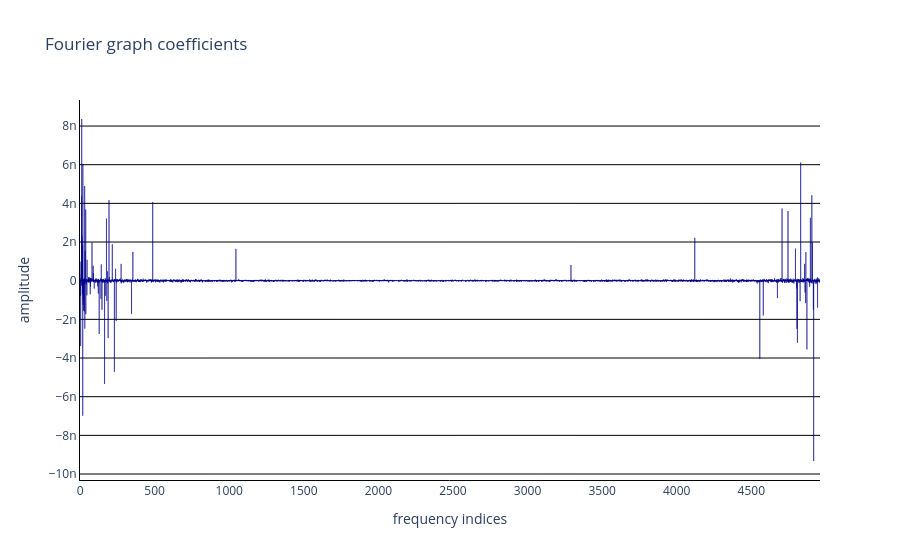

Source (notebook cell):
### Code cell
mm.viz.plot_spectrum(data["cst"]@recon[:,idx_half])

### Figure 1 — Plotly figure (JSON) as saved in the notebook; plotly's stock layout.template omitted (floating-point values rounded to 4 significant figures; data arrays with more than 128 entries replaced by an {"elided": "..."} marker saying what was removed)
{"data": [{"marker": {"color": "darkblue", "line": {"color": "darkblue"}}, "type": "bar", "y": {"elided": "4961 float values"}}], "layout": {"plot_bgcolor": "white", "showlegend": false, "title": {"text": "Fourier graph coefficients"}, "xaxis": {"linecolor": "black", "title": {"text": "frequency indices"}}, "yaxis": {"gridcolor": "black", "linecolor": "black", "title": {"text": "amplitude"}}}}
